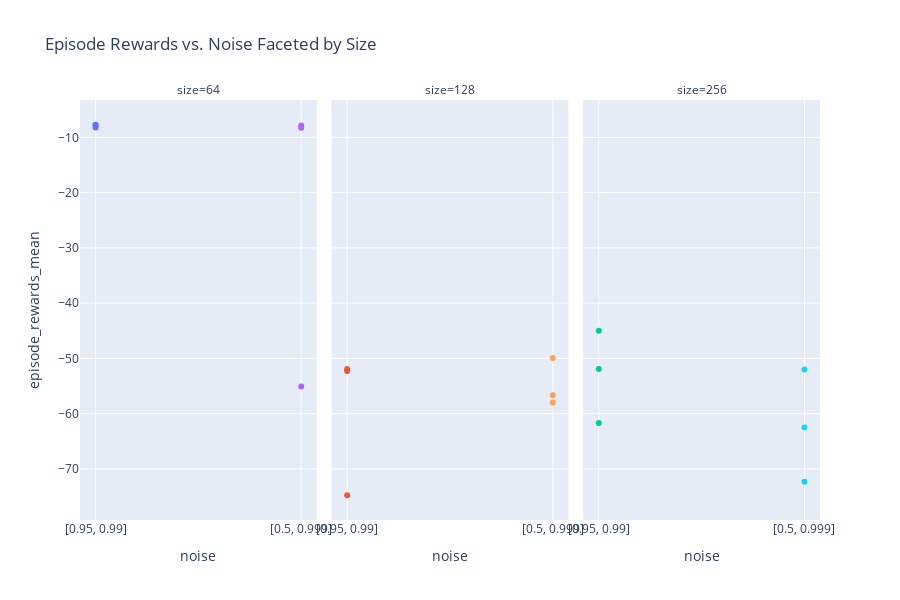

This figure's notebook cell:
### Code cell
import plotly.express as px

# Define readable names for selected hyperparams
readable_names = {
    hyperparam_columns[0]: "noise",
    hyperparam_columns[1]: "size"
}

# Rename columns in a copy of the dataframe
plot_df = sub_df.rename(columns=readable_names)

# Assign new column names
x_col = "noise"
y_col = "episode_rewards_mean"
facet_col = "size"

# Plot
fig = px.scatter(
    plot_df,
    x=x_col,
    y=y_col,
    color="experiment_name",  # Optional: color by experiment
    facet_col=facet_col,
    title="Episode Rewards vs. Noise Faceted by Size",
    height=600
)

fig.update_layout(showlegend=False)
fig.show()

### Figure 1 — Plotly figure (JSON) as saved in the notebook; plotly's stock layout.template omitted (floating-point values rounded to 4 significant figures)
{"data": [{"hovertemplate": "experiment_name=0000_optim.args_.betas__0.95__0.99___estimator.args_.lin_hidden_size_64<br>size=64<br>noise=%{x}<br>episode_rewards_mean=%{y}<extra></extra>", "legendgroup": "0000_optim.args_.betas__0.95__0.99___estimator.args_.lin_hidden_size_64", "marker": {"color": "#636efa", "symbol": "circle"}, "mode": "markers", "name": "0000_optim.args_.betas__0.95__0.99___estimator.args_.lin_hidden_size_64", "orientation": "v", "showlegend": true, "type": "scatter", "x": ["[0.95, 0.99]", "[0.95, 0.99]", "[0.95, 0.99]"], "xaxis": "x", "y": [-8.189, -7.743, -7.704], "yaxis": "y"}, {"hovertemplate": "experiment_name=0001_optim.args_.betas__0.95__0.99___estimator.args_.lin_hidden_size_128<br>size=128<br>noise=%{x}<br>episode_rewards_mean=%{y}<extra></extra>", "legendgroup": "0001_optim.args_.betas__0.95__0.99___estimator.args_.lin_hidden_size_128", "marker": {"color": "#EF553B", "symbol": "circle"}, "mode": "markers", "name": "0001_optim.args_.betas__0.95__0.99___estimator.args_.lin_hidden_size_128", "orientation": "v", "showlegend": true, "type": "scatter", "x": ["[0.95, 0.99]", "[0.95, 0.99]", "[0.95, 0.99]"], "xaxis": "x2", "y": [-74.77, -52.26, -51.94], "yaxis": "y2"}, {"hovertemplate": "experiment_name=0002_optim.args_.betas__0.95__0.99___estimator.args_.lin_hidden_size_256<br>size=256<br>noise=%{x}<br>episode_rewards_mean=%{y}<extra></extra>", "legendgroup": "0002_optim.args_.betas__0.95__0.99___estimator.args_.lin_hidden_size_256", "marker": {"color": "#00cc96", "symbol": "circle"}, "mode": "markers", "name": "0002_optim.args_.betas__0.95__0.99___estimator.args_.lin_hidden_size_256", "orientation": "v", "showlegend": true, "type": "scatter", "x": ["[0.95, 0.99]", "[0.95, 0.99]", "[0.95, 0.99]"], "xaxis": "x3", "y": [-61.7, -51.94, -44.98], "yaxis": "y3"}, {"hovertemplate": "experiment_name=0003_optim.args_.betas__0.5__0.999___estimator.args_.lin_hidden_size_64<br>size=64<br>noise=%{x}<br>episode_rewards_mean=%{y}<extra></extra>", "legendgroup": "0003_optim.args_.betas__0.5__0.999___estimator.args_.lin_hidden_size_64", "marker": {"color": "#ab63fa", "symbol": "circle"}, "mode": "markers", "name": "0003_optim.args_.betas__0.5__0.999___estimator.args_.lin_hidden_size_64", "orientation": "v", "showlegend": true, "type": "scatter", "x": ["[0.5, 0.999]", "[0.5, 0.999]", "[0.5, 0.999]"], "xaxis": "x", "y": [-55.1, -8.253, -7.833], "yaxis": "y"}, {"hovertemplate": "experiment_name=0004_optim.args_.betas__0.5__0.999___estimator.args_.lin_hidden_size_128<br>size=128<br>noise=%{x}<br>episode_rewards_mean=%{y}<extra></extra>", "legendgroup": "0004_optim.args_.betas__0.5__0.999___estimator.args_.lin_hidden_size_128", "marker": {"color": "#FFA15A", "symbol": "circle"}, "mode": "markers", "name": "0004_optim.args_.betas__0.5__0.999___estimator.args_.lin_hidden_size_128", "orientation": "v", "showlegend": true, "type": "scatter", "x": ["[0.5, 0.999]", "[0.5, 0.999]", "[0.5, 0.999]"], "xaxis": "x2", "y": [-56.66, -49.92, -57.97], "yaxis": "y2"}, {"hovertemplate": "experiment_name=0005_optim.args_.betas__0.5__0.999___estimator.args_.lin_hidden_size_256<br>size=256<br>noise=%{x}<br>episode_rewards_mean=%{y}<extra></extra>", "legendgroup": "0005_optim.args_.betas__0.5__0.999___estimator.args_.lin_hidden_size_256", "marker": {"color": "#19d3f3", "symbol": "circle"}, "mode": "markers", "name": "0005_optim.args_.betas__0.5__0.999___estimator.args_.lin_hidden_size_256", "orientation": "v", "showlegend": true, "type": "scatter", "x": ["[0.5, 0.999]", "[0.5, 0.999]", "[0.5, 0.999]"], "xaxis": "x3", "y": [-62.52, -72.33, -52.01], "yaxis": "y3"}], "layout": {"annotations": [{"font": {}, "showarrow": false, "text": "size=64", "x": 0.16, "xanchor": "center", "xref": "paper", "y": 1, "yanchor": "bottom", "yref": "paper"}, {"font": {}, "showarrow": false, "text": "size=128", "x": 0.5, "xanchor": "center", "xref": "paper", "y": 1, "yanchor": "bottom", "yref": "paper"}, {"font": {}, "showarrow": false, "text": "size=256", "x": 0.84, "xanchor": "center", "xref": "paper", "y": 1, "yanchor": "bottom", "yref": "paper"}], "height": 600, "legend": {"title": {"text": "experiment_name"}, "tracegroupgap": 0}, "showlegend": false, "title": {"text": "Episode Rewards vs. Noise Faceted by Size"}, "xaxis": {"anchor": "y", "domain": [0, 0.32], "title": {"text": "noise"}}, "xaxis2": {"anchor": "y2", "domain": [0.34, 0.66], "matches": "x", "title": {"text": "noise"}}, "xaxis3": {"anchor": "y3", "domain": [0.68, 1.0], "matches": "x", "title": {"text": "noise"}}, "yaxis": {"anchor": "x", "domain": [0, 1], "title": {"text": "episode_rewards_mean"}}, "yaxis2": {"anchor": "x2", "domain": [0, 1], "matches": "y", "showticklabels": false}, "yaxis3": {"anchor": "x3", "domain": [0, 1], "matches": "y", "showticklabels": false}}}
